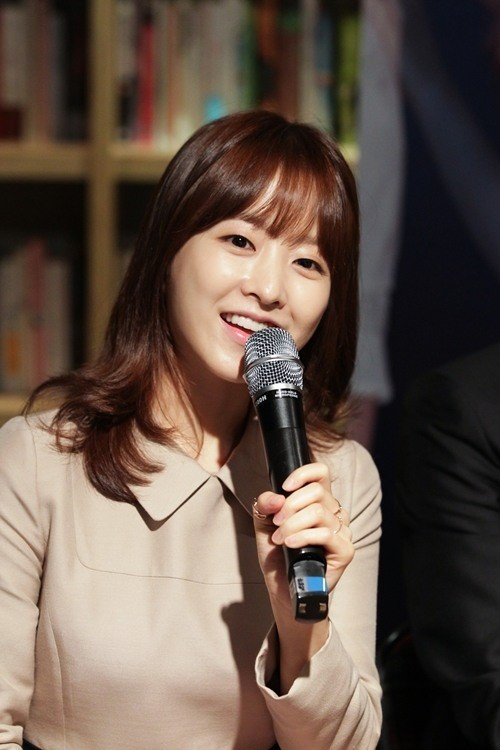
#> input picture openCV/image/1.jpg, 500 x 750 px
$ python cv-16-1.py
#> lines starting #> are read from the running program, lines starting #| are printed output that depends on the picture
import numpy as np
import cv2
def pyramid():
    img  = cv2.imread('image/1.jpg')
#> img is the input picture: shape (750, 500, 3); mean B, G, R 73.2, 83.8, 100.2
    tmp = img.copy()

    win_titles = ['org', 'level1', 'level2', 'level3']
    g_down = []
    g_up = []
    img_shape = []

    g_down.append(tmp)
    img_shape.append(tmp.shape)

    for i in range(3):
        tmp1 =  cv2.pyrDown(tmp)
        g_down.append(tmp1)
        img_shape.append(tmp1.shape)
        tmp = tmp1
#> this loop made 3 passes
#> pass 2, in pyramid, `tmp1 =  cv2.pyrDown(tmp)`:
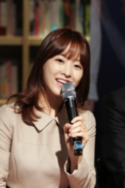
#> tmp1: shape (188, 125, 3); mean B, G, R 73.4, 84, 100.4
#> pass 3, in pyramid, `tmp1 =  cv2.pyrDown(tmp)`:
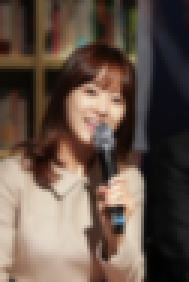
#> tmp1: shape (94, 63, 3) (shown 3 times larger); mean B, G, R 73.1, 83.7, 100
#> after the loop, g_down = 4 items; img_shape = [(750, 500, 3), (375, 250, 3), (188, 125, 3), (94, 63, 3)]

    for i in range(3):
        tmp = g_down[i+1]
        tmp1 = cv2.pyrUp(tmp)
        tmp = cv2.resize(tmp1, dsize= (img_shape[i][1],img_shape[i][0]),interpolation=cv2.INTER_CUBIC)
        g_up.append(tmp)
#> this loop made 3 passes
#> pass 2, in pyramid, `tmp1 = cv2.pyrUp(tmp)`:
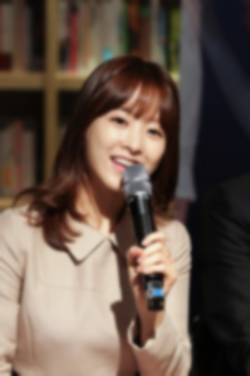
#> tmp1: shape (376, 250, 3); mean B, G, R 73.4, 84, 100.3
#> pass 3, in pyramid, `tmp1 = cv2.pyrUp(tmp)`:
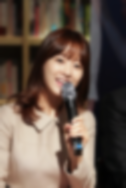
#> tmp1: shape (188, 126, 3); mean B, G, R 73.1, 83.6, 99.8
#> after the loop, g_up = 3 items

    for i in range(3):
        tmp = cv2.subtract(g_down[i], g_up[i])
        cv2.imshow(win_titles[i], tmp)
#> this loop made 3 passes
#> pass 1, in pyramid, `tmp = cv2.subtract(g_down[i], g_up[i])`:
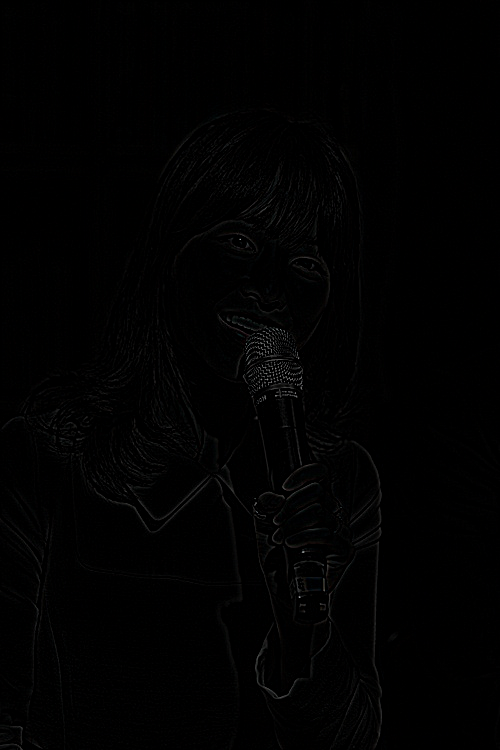
#> tmp: shape (750, 500, 3); mean of channels 0, 1, 2 1.5, 1.5, 1.5; drawn as B, G, R
#> pass 3, in pyramid, `tmp = cv2.subtract(g_down[i], g_up[i])`:
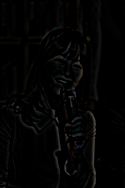
#> tmp: shape (188, 125, 3); mean of channels 0, 1, 2 3.3, 3.6, 3.7; drawn as B, G, R

    cv2.waitKey(0)
    cv2.destroyAllWindows()

pyramid()

$ run again, with openCV/image/10.JPG copied over openCV/image/1.jpg
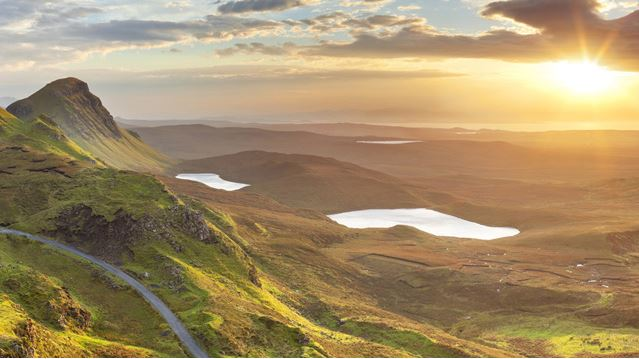
#> input picture openCV/image/10.JPG, 639 x 359 px
#> in pyramid, img is the input picture: shape (359, 639, 3); mean B, G, R 105, 141.9, 163.8
#> after the loop in pyramid, `for i in range(3):`: g_down = 4 items; img_shape = [(359, 639, 3), (180, 320, 3), (90, 160, 3), (45, 80, 3)]
#> the loop in pyramid, `for i in range(3):` made 3 passes
#> pass 3, in pyramid, `tmp1 = cv2.pyrUp(tmp)`:
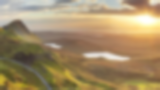
#> tmp1: shape (90, 160, 3); mean B, G, R 105, 141.9, 163.8
#> after the loop in pyramid, `for i in range(3):`: g_up = 3 items
#> the loop in pyramid, `for i in range(3):` made 3 passes
#> pass 3, in pyramid, `tmp = cv2.subtract(g_down[i], g_up[i])`:
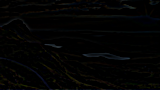
#> tmp: shape (90, 160, 3); mean of channels 0, 1, 2 2.6, 2.9, 2.9; drawn as B, G, R

$ run again, with openCV/image/11.JPG copied over openCV/image/1.jpg
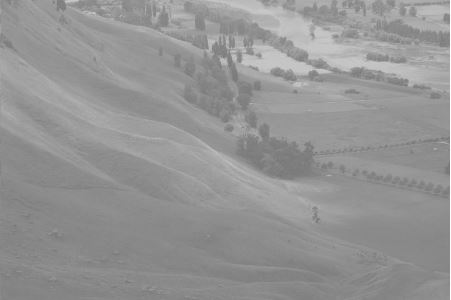
#> input picture openCV/image/11.JPG, 451 x 300 px
#> in pyramid, img is the input picture: shape (300, 451, 3); min 117, max 255, mean 148.2
#> after the loop in pyramid, `for i in range(3):`: g_down = 4 items; img_shape = [(300, 451, 3), (150, 226, 3), (75, 113, 3), (38, 57, 3)]
#> after the loop in pyramid, `for i in range(3):`: g_up = 3 items
#> the loop in pyramid, `for i in range(3):` made 3 passes
#> pass 1, in pyramid, `tmp = cv2.subtract(g_down[i], g_up[i])`:
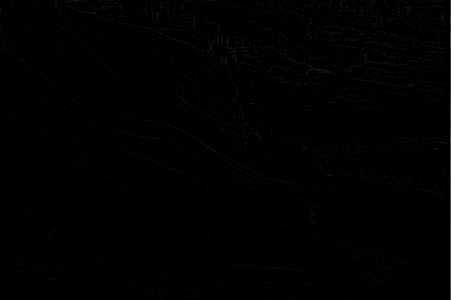
#> tmp: shape (300, 451, 3); min 0, max 84, mean 1
#> pass 3, in pyramid, `tmp = cv2.subtract(g_down[i], g_up[i])`:
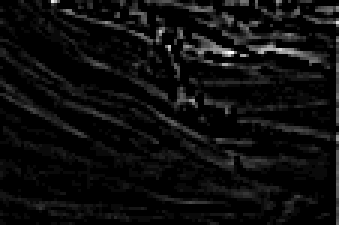
#> tmp: shape (75, 113, 3) (shown 3 times larger); min 0, max 24, mean 1.3; drawn with min black and max white

$ run again, with openCV/image/12.JPG copied over openCV/image/1.jpg
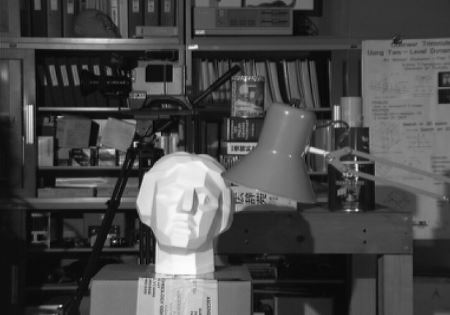
#> input picture openCV/image/12.JPG, 450 x 315 px
#> in pyramid, img is the input picture: shape (315, 450, 3); min 0, max 255, mean 73.6
#> after the loop in pyramid, `for i in range(3):`: g_down = 4 items; img_shape = [(315, 450, 3), (158, 225, 3), (79, 113, 3), (40, 57, 3)]
#> after the loop in pyramid, `for i in range(3):`:
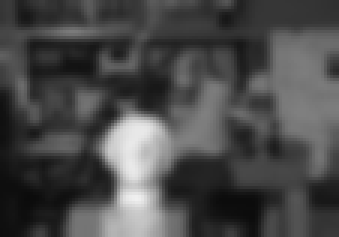
#> tmp: shape (79, 113, 3) (shown 3 times larger); min 11, max 240, mean 73.6
#> after the loop in pyramid, `for i in range(3):`: g_up = 3 items
#> the loop in pyramid, `for i in range(3):` made 3 passes
#> pass 3, in pyramid, `tmp = cv2.subtract(g_down[i], g_up[i])`:
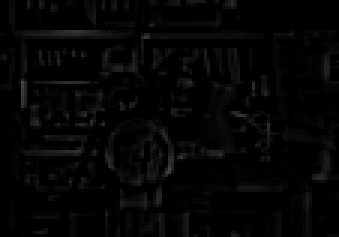
#> tmp: shape (79, 113, 3) (shown 3 times larger); min 0, max 68, mean 4.5
